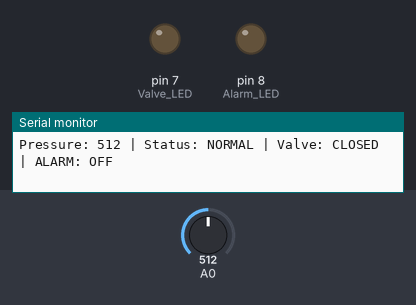
Recording of a sketch running on a simulated Arduino Uno, built with avr-gcc and run on an emulated ATmega328P. Shown: output pins drawn as LEDs (lit = HIGH), the last lines printed to the serial monitor. The inputs (shaded band) are chosen by the test bench; at power-on: A0 = 512.

Above: at 1.3 s.
1.4 s: A0 set to 684
2.9 s: A0 set to 717
At 3.5 s:
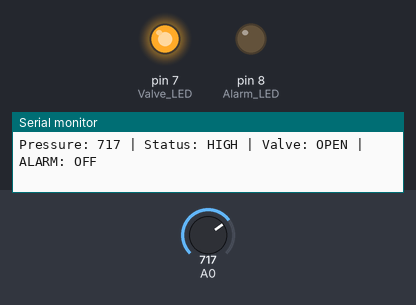
4.5 s: A0 set to 832
6.0 s: A0 set to 864
At 7.1 s:
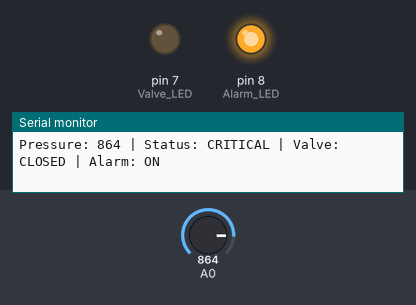
7.5 s: A0 set to 840
At 8.3 s:
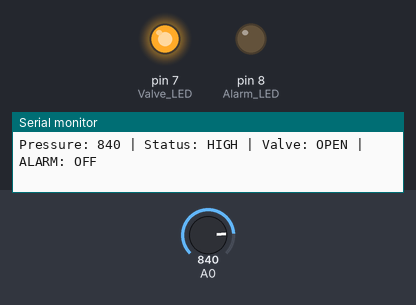
Timing chart, 0 to 10.0 s (numbered marks = the images above; inputs shaded):
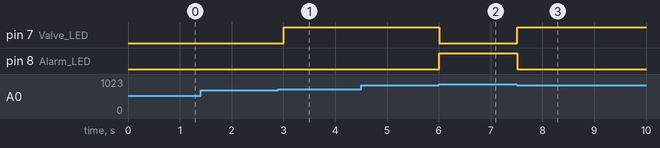

The sketch:

arduino_controller.ino
```cpp
// OT Cybersecurity Lab - Arduino PLC Simulation
// Reads pressure input from potentiometer
// Determines system state (LOW, NORMAL, HIGH, CRITICAL)
// Controls valve and alarm logic
// Sends formatted data to Raspberry Pi via serial communication

void setup() {
  // initialize serial communication at 9600 bits per second:
  Serial.begin(9600);
  pinMode(7, OUTPUT); //Valve LED
  pinMode(8, OUTPUT); //Alarm LED
}

// the loop routine runs over and over again forever:
void loop() {
  // read the input on analog pin 0:
  int sensorValue = analogRead(A0);
  Serial.print("Pressure: ");
  Serial.print(sensorValue);
  // print out the value you read:
  if (sensorValue < 300){
    Serial.println(" | Status: LOW | Valve: CLOSED | ALARM: OFF");
    digitalWrite(7, LOW);
    digitalWrite(8, LOW);
  }
  else if (sensorValue < 700){
    Serial.println(" | Status: NORMAL | Valve: CLOSED | ALARM: OFF");
    digitalWrite(7, LOW);
    digitalWrite(8, LOW);
  }
   else if (sensorValue < 850){
    Serial.println(" | Status: HIGH | Valve: OPEN | ALARM: OFF");
    digitalWrite(7, HIGH);
    digitalWrite(8, LOW);
  }
else{
    Serial.println(" | Status: CRITICAL | Valve: CLOSED | Alarm: ON");
    digitalWrite(7, LOW);
    digitalWrite(8, HIGH);
}

  delay(500);  // delay in between reads for stability
}
```

Measured:
- the behaviour switches between 699 and 700 on A0 (found by bisection; images 0 and 1)
- the behaviour switches between 849 and 850 on A0 (found by bisection; images 1 and 2)
- after the input at 2.9 s, pin 7 (Valve_LED): LOW → HIGH after 0.11 s
- after the input at 6.0 s, pin 7 (Valve_LED): HIGH → LOW at once; pin 8 (Alarm_LED): LOW → HIGH at once
- after the input at 7.5 s, pin 7 (Valve_LED): LOW → HIGH at once; pin 8 (Alarm_LED): HIGH → LOW at once
